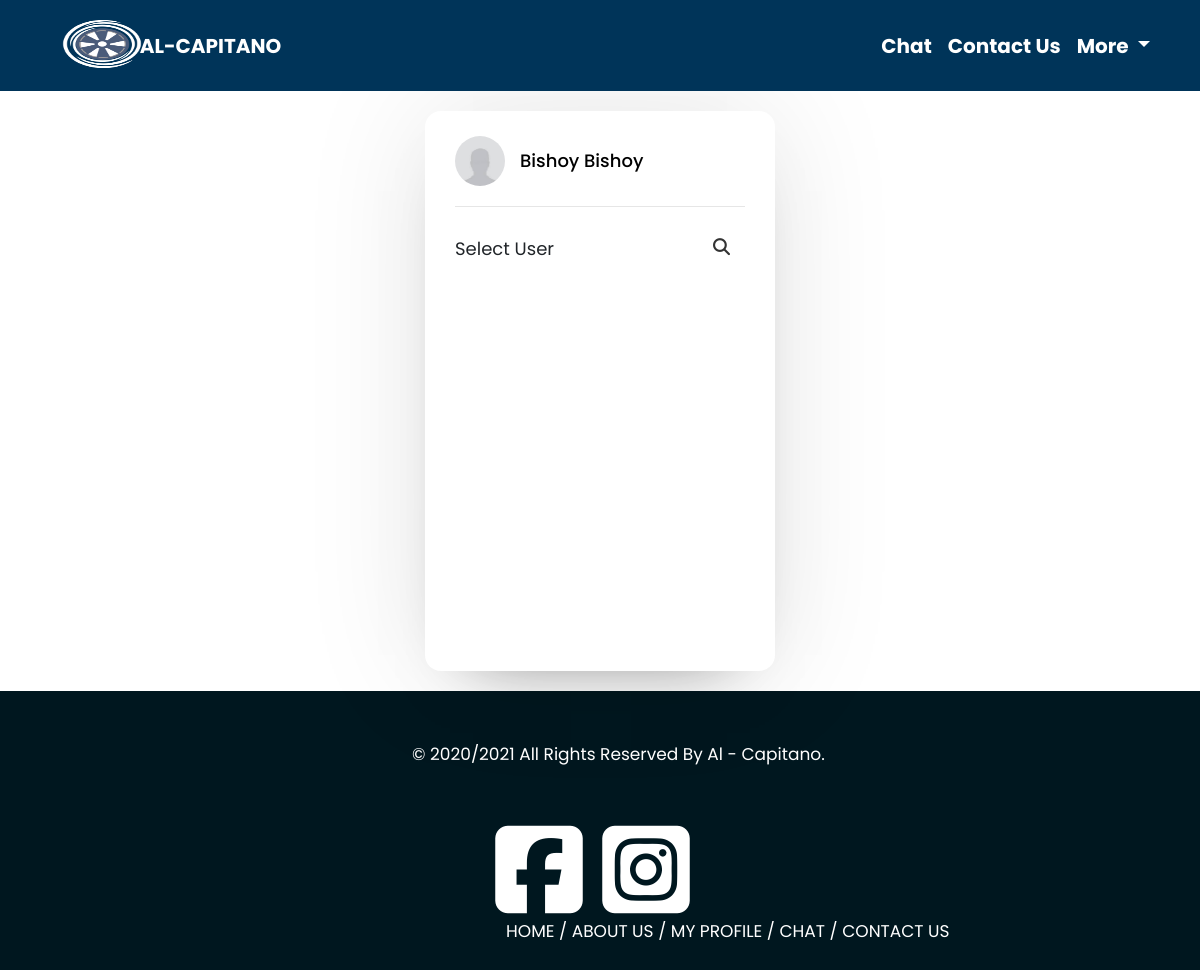
Page /chat.php (signed in) on the committed database.
### tables this page shows
CREATE TABLE `drivers` (
  `Driver_ID` int(11) NOT NULL,
  `First_Name` varchar(255) NOT NULL,
  `Last_Name` varchar(255) NOT NULL,
  `Mobile` varchar(255) NOT NULL,
  `Age` int(11) NOT NULL,
  `Country` varchar(255) NOT NULL,
  `National_ID` varchar(255) NOT NULL COMMENT 'rkm l bta2a',
  `License_ID` varchar(255) NOT NULL,
  `Driver_Image` varchar(255) NOT NULL,
  `Reg_Date` timestamp NOT NULL DEFAULT current_timestamp(),
  `UserID` int(11) NOT NULL
);

### chat.php (the view, shortened to what this page needs)
<?php
if (isset($_SESSION['userName'])) {
    include('int.php');
    include $tpl . "chatnav.php";
?>
    <div class="container">
        <div class="row">
            <div class="col-md-12  d-flex justify-content-center user-chat">
                <div class="wrapper">
                    <section class="users">
                        <?php
                        $stmt = $conn->prepare("SELECT * FROM users WHERE	User_ID = '{$_SESSION['uid']}'");
                        $stmt->execute();
                        $count = $stmt->rowCount();
                        if ($count > 0) {
                            $user = $stmt->fetch();
                            if ($user['Group_ID'] == 0) {
                                $stmt = $conn->prepare("SELECT * FROM uprofiles WHERE UID = '{$_SESSION['uid']}'");
                                $stmt->execute();
                                $puser = $stmt->fetch();
                                if (!empty($puser)) {
                        ?>
                                    <header>
                                        <div class="content">
                                            <img src="images/userimages/<?php echo $puser['User_Image'] ?>" alt="">
                                            <div class="details">
                                                <span><?php echo $puser['First_Name'] . ' ' . $puser['Last_Name'] ?></span>
                                            </div>
                                        </div>
                                    </header>
                                    <div class="search">
                                        <span class="text">select user </span>
                                        <input type="text" placeholder="enter name of user">
                                        <button> <i class="fas fa-search"></i> </button>
                                    </div>
                                    <div class="users-list">
                                    </div>
                                <?php
                                } else {
                                ?>
                                    <div class="alert alert-danger">please set all info <a class="btn btn-outline-danger float-end" href="profile.php">profile</a></div>
                                <?php
                                }
                            } else {
                                $stmt = $conn->prepare("SELECT * FROM  drivers WHERE UserID = '{$_SESSION['uid']}'");
                                $stmt->execute();
                                $duser = $stmt->fetch();
                                if (!empty($duser)) {
                                ?>
                                    <header>
                                        <div class="content">
                                            <img src="images/driverimages/<?php echo $duser['Driver_Image'] ?>" alt="">
                                            <div class="details">
                                                <span><?php echo $duser['First_Name'] . ' ' . $duser['First_Name'] ?></span>
                                            </div>
                                        </div>
                                    </header>
                                    <div class="search">
                                        <span class="text">select user </span>
                                        <button> <i class="fas fa-search"></i> </button>
                                    </div>
                                <?php
                                } else {
                                ?>
                                    <div class="alert alert-danger">please set all info <a class="btn btn-outline-danger float-end" href="profile.php">profile</a></div>
                        <?php
                                }
                            }
                        }
                        ?>
                    </section>
                </div>
            </div>
        </div>
    </div>
<?php
    include $tpl . ('footer.php');
} else {
    header('location:prehome.php');
}
?>

### layout/css/frontend.css (style rules this page uses)
* { text-transform: capitalize !important; }
body { background-color: white !important; font-size: 17px; }

### layout/css/loginstyle.css (style rules this page uses)
body,input { font-family: "Poppins", sans-serif; }

### layout/css/chatstyle.css (style rules this page uses)
* { box-sizing: border-box; text-decoration: none; font-family: "Poppins", sans-serif; }
.user-chat { margin-top: 20px !important; min-height: 70vh; }
.wrapper { width: 350px; border-radius: 16px; box-shadow: 0 0 128px 0 rgba(0, 0, 0, 0.1), 0 32px 64px -48px rgba(0, 0, 0, 0.5); }
.users { padding: 25px 30px; }
.users header, .users-list a { display: flex; align-items: center; padding-bottom: 20px; justify-content: space-between; border-bottom: 1px solid #e6e6e6; }
.wrapper img { object-fit: cover; border-radius: 50%; }
:is(.users, .users-list) .content { display: flex; align-items: center; }
.users header .content img { height: 50px; width: 50px; }
:is(.users, .users-list) .details { margin-left: 15px; color: #000; }
:is(.users, .users-list) .details span { font-size: 18px; font-weight: 500; }
.users .search { margin: 20px 0; display: flex; position: relative; align-items: center; justify-content: space-between; }
.users .search .text { font-size: 18px; }
.users .search button { width: 47px; height: 42px; border: none; outline: none; color: #333; background: #fff; cursor: pointer; font-size: 17px; border-radius: 0 5px 5px 0; transition: all 0.3s ease; }

### rows in the picture
drivers: Driver_Image (picture), First_Name "Bishoy"
